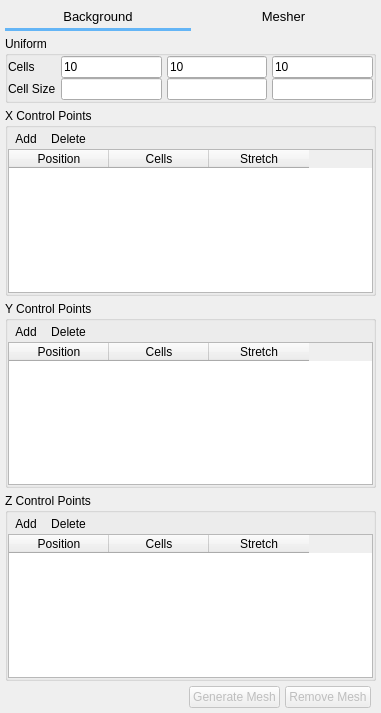
<?xml version="1.0" encoding="UTF-8"?>
<ui version="4.0">
 <class>mesh</class>
 <widget class="QWidget" name="mesh">
  <property name="geometry">
   <rect>
    <x>0</x>
    <y>0</y>
    <width>381</width>
    <height>713</height>
   </rect>
  </property>
  <layout class="QGridLayout" name="gridLayout">
   <property name="margin">
    <number>5</number>
   </property>
   <property name="spacing">
    <number>5</number>
   </property>
   <item row="3" column="4">
    <spacer name="verticalSpacer_41">
     <property name="orientation">
      <enum>Qt::Vertical</enum>
     </property>
     <property name="sizeType">
      <enum>QSizePolicy::Maximum</enum>
     </property>
     <property name="sizeHint" stdset="0">
      <size>
       <width>20</width>
       <height>10</height>
      </size>
     </property>
    </spacer>
   </item>
   <item row="5" column="0">
    <spacer name="horizontalSpacer_12">
     <property name="orientation">
      <enum>Qt::Horizontal</enum>
     </property>
     <property name="sizeHint" stdset="0">
      <size>
       <width>40</width>
       <height>20</height>
      </size>
     </property>
    </spacer>
   </item>
   <item row="5" column="4">
    <widget class="QPushButton" name="pushbutton_remove_mesh">
     <property name="enabled">
      <bool>false</bool>
     </property>
     <property name="text">
      <string>Remove Mesh</string>
     </property>
    </widget>
   </item>
   <item row="5" column="3">
    <widget class="QPushButton" name="pushbutton_generate_mesh">
     <property name="enabled">
      <bool>false</bool>
     </property>
     <property name="text">
      <string>Generate Mesh</string>
     </property>
    </widget>
   </item>
   <item row="4" column="0" colspan="6">
    <widget class="QStackedWidget" name="stackedwidget_mesh">
     <property name="currentIndex">
      <number>0</number>
     </property>
     <widget class="QWidget" name="background">
      <layout class="QGridLayout" name="gridLayout_3">
       <property name="margin">
        <number>0</number>
       </property>
       <property name="spacing">
        <number>5</number>
       </property>
       <item row="0" column="0">
        <widget class="QGroupBox" name="groupBox">
         <property name="title">
          <string>Uniform</string>
         </property>
         <property name="flat">
          <bool>true</bool>
         </property>
         <layout class="QGridLayout" name="gridLayout_2">
          <property name="horizontalSpacing">
           <number>5</number>
          </property>
          <property name="verticalSpacing">
           <number>0</number>
          </property>
          <property name="margin">
           <number>0</number>
          </property>
          <item row="0" column="0">
           <widget class="QLabel" name="label_4">
            <property name="text">
             <string>Cells</string>
            </property>
           </widget>
          </item>
          <item row="0" column="1">
           <widget class="LineEdit" name="lineedit_keyword_imax">
            <property name="text">
             <string>10</string>
            </property>
           </widget>
          </item>
          <item row="0" column="2">
           <widget class="LineEdit" name="lineedit_keyword_jmax">
            <property name="text">
             <string>10</string>
            </property>
           </widget>
          </item>
          <item row="0" column="3">
           <widget class="LineEdit" name="lineedit_keyword_kmax">
            <property name="text">
             <string>10</string>
            </property>
           </widget>
          </item>
          <item row="1" column="0">
           <widget class="QLabel" name="label_5">
            <property name="text">
             <string>Cell Size</string>
            </property>
           </widget>
          </item>
          <item row="1" column="1">
           <widget class="QLineEdit" name="lineedit_mesh_cells_size_x">
            <property name="readOnly">
             <bool>true</bool>
            </property>
           </widget>
          </item>
          <item row="1" column="2">
           <widget class="QLineEdit" name="lineedit_mesh_cells_size_y">
            <property name="readOnly">
             <bool>true</bool>
            </property>
           </widget>
          </item>
          <item row="1" column="3">
           <widget class="QLineEdit" name="lineedit_mesh_cells_size_z">
            <property name="readOnly">
             <bool>true</bool>
            </property>
           </widget>
          </item>
         </layout>
        </widget>
       </item>
       <item row="1" column="0">
        <spacer name="verticalSpacer_8">
         <property name="orientation">
          <enum>Qt::Vertical</enum>
         </property>
         <property name="sizeType">
          <enum>QSizePolicy::Maximum</enum>
         </property>
         <property name="sizeHint" stdset="0">
          <size>
           <width>20</width>
           <height>40</height>
          </size>
         </property>
        </spacer>
       </item>
       <item row="2" column="0">
        <widget class="QGroupBox" name="groupBox_2">
         <property name="title">
          <string>X Control Points</string>
         </property>
         <property name="flat">
          <bool>true</bool>
         </property>
         <layout class="QGridLayout" name="gridLayout_49">
          <property name="horizontalSpacing">
           <number>5</number>
          </property>
          <property name="verticalSpacing">
           <number>0</number>
          </property>
          <property name="margin">
           <number>0</number>
          </property>
          <item row="1" column="0">
           <widget class="Table" name="table_mesh_control_points_x">
            <property name="frameShape">
             <enum>QFrame::StyledPanel</enum>
            </property>
            <property name="frameShadow">
             <enum>QFrame::Plain</enum>
            </property>
            <column>
             <property name="text">
              <string>Position</string>
             </property>
            </column>
            <column>
             <property name="text">
              <string>Cells</string>
             </property>
            </column>
            <column>
             <property name="text">
              <string>Stretch</string>
             </property>
            </column>
           </widget>
          </item>
          <item row="0" column="0">
           <widget class="QFrame" name="frame_2">
            <property name="frameShape">
             <enum>QFrame::NoFrame</enum>
            </property>
            <property name="frameShadow">
             <enum>QFrame::Plain</enum>
            </property>
            <layout class="QHBoxLayout" name="horizontalLayout_27">
             <property name="spacing">
              <number>0</number>
             </property>
             <property name="margin">
              <number>0</number>
             </property>
             <item>
              <widget class="QToolButton" name="toolbutton_mesh_add_x">
               <property name="text">
                <string>Add</string>
               </property>
               <property name="autoRaise">
                <bool>true</bool>
               </property>
              </widget>
             </item>
             <item>
              <widget class="QToolButton" name="toolbutton_mesh_remove_x">
               <property name="text">
                <string>Delete</string>
               </property>
               <property name="autoRaise">
                <bool>true</bool>
               </property>
              </widget>
             </item>
             <item>
              <spacer name="horizontalSpacer_9">
               <property name="orientation">
                <enum>Qt::Horizontal</enum>
               </property>
               <property name="sizeHint" stdset="0">
                <size>
                 <width>40</width>
                 <height>20</height>
                </size>
               </property>
              </spacer>
             </item>
            </layout>
           </widget>
          </item>
         </layout>
        </widget>
       </item>
       <item row="3" column="0">
        <widget class="QGroupBox" name="groupBox_3">
         <property name="title">
          <string>Y Control Points</string>
         </property>
         <property name="flat">
          <bool>true</bool>
         </property>
         <layout class="QGridLayout" name="gridLayout_50">
          <property name="margin">
           <number>0</number>
          </property>
          <property name="spacing">
           <number>0</number>
          </property>
          <item row="1" column="0">
           <widget class="Table" name="table_mesh_control_points_y">
            <property name="frameShape">
             <enum>QFrame::StyledPanel</enum>
            </property>
            <property name="frameShadow">
             <enum>QFrame::Plain</enum>
            </property>
            <column>
             <property name="text">
              <string>Position</string>
             </property>
            </column>
            <column>
             <property name="text">
              <string>Cells</string>
             </property>
            </column>
            <column>
             <property name="text">
              <string>Stretch</string>
             </property>
            </column>
           </widget>
          </item>
          <item row="0" column="0">
           <widget class="QFrame" name="frame_4">
            <property name="frameShape">
             <enum>QFrame::NoFrame</enum>
            </property>
            <property name="frameShadow">
             <enum>QFrame::Plain</enum>
            </property>
            <layout class="QHBoxLayout" name="horizontalLayout_23">
             <property name="spacing">
              <number>0</number>
             </property>
             <property name="margin">
              <number>0</number>
             </property>
             <item>
              <widget class="QToolButton" name="toolbutton_mesh_add_y">
               <property name="text">
                <string>Add</string>
               </property>
               <property name="autoRaise">
                <bool>true</bool>
               </property>
              </widget>
             </item>
             <item>
              <widget class="QToolButton" name="toolbutton_mesh_remove_y">
               <property name="text">
                <string>Delete</string>
               </property>
               <property name="autoRaise">
                <bool>true</bool>
               </property>
              </widget>
             </item>
             <item>
              <spacer name="horizontalSpacer_10">
               <property name="orientation">
                <enum>Qt::Horizontal</enum>
               </property>
               <property name="sizeHint" stdset="0">
                <size>
                 <width>40</width>
                 <height>20</height>
                </size>
               </property>
              </spacer>
             </item>
            </layout>
           </widget>
          </item>
         </layout>
        </widget>
       </item>
       <item row="4" column="0">
        <widget class="QGroupBox" name="groupBox_4">
         <property name="title">
          <string>Z Control Points</string>
         </property>
         <property name="flat">
          <bool>true</bool>
         </property>
         <layout class="QGridLayout" name="gridLayout_51">
          <property name="margin">
           <number>0</number>
          </property>
          <property name="spacing">
           <number>0</number>
          </property>
          <item row="1" column="0">
           <widget class="Table" name="table_mesh_control_points_z">
            <property name="frameShape">
             <enum>QFrame::StyledPanel</enum>
            </property>
            <property name="frameShadow">
             <enum>QFrame::Plain</enum>
            </property>
            <column>
             <property name="text">
              <string>Position</string>
             </property>
            </column>
            <column>
             <property name="text">
              <string>Cells</string>
             </property>
            </column>
            <column>
             <property name="text">
              <string>Stretch</string>
             </property>
            </column>
           </widget>
          </item>
          <item row="0" column="0">
           <widget class="QFrame" name="frame_33">
            <property name="frameShape">
             <enum>QFrame::NoFrame</enum>
            </property>
            <property name="frameShadow">
             <enum>QFrame::Plain</enum>
            </property>
            <layout class="QHBoxLayout" name="horizontalLayout_3">
             <property name="spacing">
              <number>0</number>
             </property>
             <property name="margin">
              <number>0</number>
             </property>
             <item>
              <widget class="QToolButton" name="toolbutton_mesh_add_z">
               <property name="text">
                <string>Add</string>
               </property>
               <property name="autoRaise">
                <bool>true</bool>
               </property>
              </widget>
             </item>
             <item>
              <widget class="QToolButton" name="toolbutton_mesh_remove_z">
               <property name="text">
                <string>Delete</string>
               </property>
               <property name="autoRaise">
                <bool>true</bool>
               </property>
              </widget>
             </item>
             <item>
              <spacer name="horizontalSpacer_11">
               <property name="orientation">
                <enum>Qt::Horizontal</enum>
               </property>
               <property name="sizeHint" stdset="0">
                <size>
                 <width>40</width>
                 <height>20</height>
                </size>
               </property>
              </spacer>
             </item>
            </layout>
           </widget>
          </item>
         </layout>
        </widget>
       </item>
      </layout>
     </widget>
     <widget class="QWidget" name="mesher">
      <layout class="QGridLayout" name="gridLayout_35">
       <property name="margin">
        <number>0</number>
       </property>
       <property name="spacing">
        <number>5</number>
       </property>
       <item row="0" column="0">
        <widget class="QLabel" name="label_127">
         <property name="text">
          <string>Mesher:</string>
         </property>
         <property name="alignment">
          <set>Qt::AlignRight|Qt::AlignTrailing|Qt::AlignVCenter</set>
         </property>
        </widget>
       </item>
       <item row="2" column="0" colspan="3">
        <widget class="QGroupBox" name="groupBox_5">
         <property name="title">
          <string>Options</string>
         </property>
         <property name="flat">
          <bool>true</bool>
         </property>
         <layout class="QGridLayout" name="gridLayout_55">
          <property name="margin">
           <number>0</number>
          </property>
          <property name="spacing">
           <number>0</number>
          </property>
          <item row="1" column="0">
           <widget class="QStackedWidget" name="stackedwidget_mesher_options">
            <property name="currentIndex">
             <number>0</number>
            </property>
            <widget class="QWidget" name="cutcell">
             <layout class="QGridLayout" name="gridLayout_4">
              <item row="8" column="0">
               <widget class="QLabel" name="label_10">
                <property name="text">
                 <string>Facet angle tolerance</string>
                </property>
               </widget>
              </item>
              <item row="7" column="1">
               <widget class="LineEdit" name="lineedit_keyword_tol_stl"/>
              </item>
              <item row="5" column="1">
               <widget class="LineEdit" name="lineedit_keyword_fac_dim_max_cut_cell"/>
              </item>
              <item row="4" column="0">
               <widget class="QLabel" name="label_7">
                <property name="text">
                 <string>Snap tolerance</string>
                </property>
               </widget>
              </item>
              <item row="7" column="0">
               <widget class="QLabel" name="label_9">
                <property name="text">
                 <string>Intersection tolerance</string>
                </property>
               </widget>
              </item>
              <item row="6" column="1">
               <widget class="LineEdit" name="lineedit_keyword_itermax_int"/>
              </item>
              <item row="2" column="1">
               <widget class="LineEdit" name="lineedit_keyword_tol_small_area"/>
              </item>
              <item row="2" column="0">
               <widget class="QLabel" name="label_6">
                <property name="text">
                 <string>Small area tolerance</string>
                </property>
               </widget>
              </item>
              <item row="4" column="1">
               <widget class="LineEdit" name="lineedit_keyword_tol_snap"/>
              </item>
              <item row="1" column="1">
               <widget class="LineEdit" name="lineedit_keyword_tol_small_cell"/>
              </item>
              <item row="5" column="0">
               <widget class="QLabel" name="label">
                <property name="text">
                 <string>Allocation Factor</string>
                </property>
               </widget>
              </item>
              <item row="1" column="0">
               <widget class="QLabel" name="label_2">
                <property name="text">
                 <string>Small cell tolerance</string>
                </property>
               </widget>
              </item>
              <item row="6" column="0">
               <widget class="QLabel" name="label_8">
                <property name="text">
                 <string>Maximum iterations</string>
                </property>
               </widget>
              </item>
              <item row="8" column="1">
               <widget class="LineEdit" name="lineedit_keyword_stl_small_angle"/>
              </item>
              <item row="3" column="1">
               <widget class="LineEdit" name="lineedit_keyword_tol_merge"/>
              </item>
              <item row="3" column="0">
               <widget class="QLabel" name="label_3">
                <property name="text">
                 <string>Merge tolerance</string>
                </property>
               </widget>
              </item>
              <item row="10" column="0">
               <widget class="QLabel" name="label_12">
                <property name="text">
                 <string>Max facets per cell</string>
                </property>
               </widget>
              </item>
              <item row="9" column="0">
               <widget class="QLabel" name="label_11">
                <property name="text">
                 <string>Dot product tolerance</string>
                </property>
               </widget>
              </item>
              <item row="9" column="1">
               <widget class="LineEdit" name="lineedit_keyword_tol_stl_dp"/>
              </item>
              <item row="10" column="1">
               <widget class="LineEdit" name="lineedit_keyword_dim_facets_per_cell"/>
              </item>
              <item row="0" column="0" colspan="2">
               <widget class="CheckBox" name="checkbox_internal_external_flow">
                <property name="text">
                 <string>Internal Flow</string>
                </property>
                <property name="checked">
                 <bool>true</bool>
                </property>
               </widget>
              </item>
             </layout>
            </widget>
            <widget class="QWidget" name="vtkTableBasedClipDataSet">
             <layout class="QGridLayout" name="gridLayout_56">
              <property name="topMargin">
               <number>0</number>
              </property>
              <property name="rightMargin">
               <number>0</number>
              </property>
              <property name="bottomMargin">
               <number>0</number>
              </property>
              <property name="horizontalSpacing">
               <number>5</number>
              </property>
              <item row="1" column="0">
               <widget class="QLabel" name="label_164">
                <property name="text">
                 <string>merge tolerance</string>
                </property>
               </widget>
              </item>
              <item row="2" column="0">
               <spacer name="verticalSpacer_42">
                <property name="orientation">
                 <enum>Qt::Vertical</enum>
                </property>
                <property name="sizeHint" stdset="0">
                 <size>
                  <width>20</width>
                  <height>40</height>
                 </size>
                </property>
               </spacer>
              </item>
              <item row="1" column="1">
               <widget class="QLineEdit" name="lineedit_vtk_mesh_merge">
                <property name="text">
                 <string>0.01</string>
                </property>
               </widget>
              </item>
              <item row="0" column="1">
               <widget class="QCheckBox" name="checkbox_mesh_inside">
                <property name="text">
                 <string>mesh inside</string>
                </property>
                <property name="checked">
                 <bool>true</bool>
                </property>
                <property name="tristate">
                 <bool>false</bool>
                </property>
               </widget>
              </item>
             </layout>
            </widget>
            <widget class="QWidget" name="vtkThreshold">
             <layout class="QGridLayout" name="gridLayout_58">
              <property name="topMargin">
               <number>0</number>
              </property>
              <property name="rightMargin">
               <number>0</number>
              </property>
              <property name="bottomMargin">
               <number>0</number>
              </property>
              <property name="spacing">
               <number>5</number>
              </property>
              <item row="1" column="0">
               <widget class="QCheckBox" name="checkbox_threshold_interface">
                <property name="text">
                 <string>Include interface cells</string>
                </property>
               </widget>
              </item>
              <item row="0" column="0">
               <widget class="QCheckBox" name="checkbox_threshold_inside">
                <property name="text">
                 <string>Mesh Inside</string>
                </property>
                <property name="checked">
                 <bool>true</bool>
                </property>
               </widget>
              </item>
              <item row="2" column="0">
               <spacer name="verticalSpacer_43">
                <property name="orientation">
                 <enum>Qt::Vertical</enum>
                </property>
                <property name="sizeHint" stdset="0">
                 <size>
                  <width>20</width>
                  <height>40</height>
                 </size>
                </property>
               </spacer>
              </item>
             </layout>
            </widget>
           </widget>
          </item>
         </layout>
        </widget>
       </item>
       <item row="3" column="0" colspan="3">
        <widget class="QGroupBox" name="groupBox_13">
         <property name="title">
          <string>Mesh Statistics</string>
         </property>
         <property name="flat">
          <bool>true</bool>
         </property>
         <layout class="QGridLayout" name="gridLayout_57">
          <item row="0" column="0">
           <widget class="QLabel" name="label_165">
            <property name="text">
             <string>Total Cells</string>
            </property>
           </widget>
          </item>
          <item row="0" column="1">
           <widget class="QLineEdit" name="lineedit_mesh_cells">
            <property name="readOnly">
             <bool>true</bool>
            </property>
           </widget>
          </item>
          <item row="1" column="0">
           <widget class="QLabel" name="label_166">
            <property name="text">
             <string>Cell Types</string>
            </property>
           </widget>
          </item>
          <item row="1" column="1">
           <widget class="QPlainTextEdit" name="plaintextedit_mesh_cell_types">
            <property name="readOnly">
             <bool>true</bool>
            </property>
           </widget>
          </item>
         </layout>
        </widget>
       </item>
       <item row="4" column="1">
        <spacer name="verticalSpacer_40">
         <property name="orientation">
          <enum>Qt::Vertical</enum>
         </property>
         <property name="sizeHint" stdset="0">
          <size>
           <width>20</width>
           <height>40</height>
          </size>
         </property>
        </spacer>
       </item>
       <item row="0" column="1" colspan="2">
        <widget class="QComboBox" name="combobox_mesher">
         <item>
          <property name="text">
           <string>cutcell</string>
          </property>
         </item>
         <item>
          <property name="text">
           <string>vtkTableBasedClipDataSet</string>
          </property>
         </item>
         <item>
          <property name="text">
           <string>vtkThreshold</string>
          </property>
         </item>
        </widget>
       </item>
      </layout>
     </widget>
     <widget class="QWidget" name="page_4">
      <layout class="QGridLayout" name="gridLayout_36"/>
     </widget>
    </widget>
   </item>
   <item row="1" column="0" colspan="6">
    <widget class="QFrame" name="frame">
     <property name="font">
      <font>
       <pointsize>10</pointsize>
      </font>
     </property>
     <property name="styleSheet">
      <string notr="true">QPushButton:hover {
    color:#64B5F6;;
    background-color: transparent;
}

QPushButton:pressed {
    color: #64B5F6;
    background-color: transparent;
}

QPushButton:checked {
    color:#64B5F6;
    background-color: transparent;
}

</string>
     </property>
     <property name="frameShape">
      <enum>QFrame::NoFrame</enum>
     </property>
     <property name="frameShadow">
      <enum>QFrame::Plain</enum>
     </property>
     <layout class="QGridLayout" name="gridlayout_mesh_tab_btns">
      <property name="margin">
       <number>0</number>
      </property>
      <property name="spacing">
       <number>0</number>
      </property>
      <item row="0" column="0">
       <widget class="QPushButton" name="pushbutton_mesh_uniform">
        <property name="font">
         <font>
          <pointsize>10</pointsize>
         </font>
        </property>
        <property name="text">
         <string>Background</string>
        </property>
        <property name="checkable">
         <bool>false</bool>
        </property>
        <property name="checked">
         <bool>false</bool>
        </property>
        <property name="flat">
         <bool>true</bool>
        </property>
       </widget>
      </item>
      <item row="0" column="1">
       <widget class="QPushButton" name="pushbutton_mesh_mesher">
        <property name="font">
         <font>
          <pointsize>10</pointsize>
         </font>
        </property>
        <property name="text">
         <string>Mesher</string>
        </property>
        <property name="checkable">
         <bool>false</bool>
        </property>
        <property name="flat">
         <bool>true</bool>
        </property>
       </widget>
      </item>
      <item row="1" column="0">
       <widget class="Line" name="line_mesh">
        <property name="styleSheet">
         <string notr="true">QWidget{
	background-color: #64B5F6;
	border-color: #64B5F6;
}</string>
        </property>
        <property name="frameShadow">
         <enum>QFrame::Raised</enum>
        </property>
        <property name="lineWidth">
         <number>0</number>
        </property>
        <property name="orientation">
         <enum>Qt::Horizontal</enum>
        </property>
       </widget>
      </item>
     </layout>
    </widget>
   </item>
  </layout>
 </widget>
 <customwidgets>
  <customwidget>
   <class>LineEdit</class>
   <extends>QLineEdit</extends>
   <header>mfix.widgets.base</header>
  </customwidget>
  <customwidget>
   <class>CheckBox</class>
   <extends>QCheckBox</extends>
   <header>mfix.widgets.base</header>
  </customwidget>
  <customwidget>
   <class>Table</class>
   <extends>QTableWidget</extends>
   <header>mfix.widgets.base</header>
  </customwidget>
 </customwidgets>
 <tabstops>
  <tabstop>pushbutton_mesh_uniform</tabstop>
  <tabstop>pushbutton_mesh_mesher</tabstop>
  <tabstop>combobox_mesher</tabstop>
  <tabstop>checkbox_mesh_inside</tabstop>
  <tabstop>lineedit_vtk_mesh_merge</tabstop>
  <tabstop>checkbox_threshold_inside</tabstop>
  <tabstop>checkbox_threshold_interface</tabstop>
  <tabstop>lineedit_mesh_cells</tabstop>
  <tabstop>plaintextedit_mesh_cell_types</tabstop>
 </tabstops>
 <resources/>
 <connections/>
</ui>
